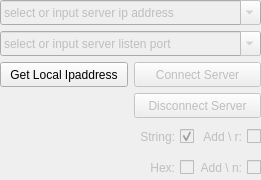
<?xml version="1.0" encoding="UTF-8"?>
<ui version="4.0">
 <class>ModuleA</class>
 <widget class="QFrame" name="ModuleA">
  <property name="geometry">
   <rect>
    <x>0</x>
    <y>0</y>
    <width>261</width>
    <height>180</height>
   </rect>
  </property>
  <property name="windowTitle">
   <string>Frame</string>
  </property>
  <layout class="QGridLayout" name="gridLayout" columnstretch="1,1,1,1">
   <property name="leftMargin">
    <number>0</number>
   </property>
   <property name="topMargin">
    <number>0</number>
   </property>
   <property name="rightMargin">
    <number>0</number>
   </property>
   <property name="bottomMargin">
    <number>0</number>
   </property>
   <item row="4" column="3">
    <widget class="QCheckBox" name="checkBox_1">
     <property name="enabled">
      <bool>false</bool>
     </property>
     <property name="sizePolicy">
      <sizepolicy hsizetype="Minimum" vsizetype="Minimum">
       <horstretch>0</horstretch>
       <verstretch>0</verstretch>
      </sizepolicy>
     </property>
     <property name="minimumSize">
      <size>
       <width>25</width>
       <height>25</height>
      </size>
     </property>
     <property name="maximumSize">
      <size>
       <width>300</width>
       <height>25</height>
      </size>
     </property>
     <property name="layoutDirection">
      <enum>Qt::RightToLeft</enum>
     </property>
     <property name="text">
      <string>Add \ r:</string>
     </property>
    </widget>
   </item>
   <item row="0" column="0" colspan="4">
    <widget class="QComboBox" name="comboBox">
     <property name="enabled">
      <bool>false</bool>
     </property>
     <property name="minimumSize">
      <size>
       <width>80</width>
       <height>25</height>
      </size>
     </property>
     <property name="maximumSize">
      <size>
       <width>500</width>
       <height>25</height>
      </size>
     </property>
     <property name="editable">
      <bool>true</bool>
     </property>
     <item>
      <property name="text">
       <string>select or input server ip address</string>
      </property>
     </item>
    </widget>
   </item>
   <item row="5" column="3">
    <widget class="QCheckBox" name="checkBox_2">
     <property name="enabled">
      <bool>false</bool>
     </property>
     <property name="sizePolicy">
      <sizepolicy hsizetype="Minimum" vsizetype="Minimum">
       <horstretch>0</horstretch>
       <verstretch>0</verstretch>
      </sizepolicy>
     </property>
     <property name="minimumSize">
      <size>
       <width>25</width>
       <height>25</height>
      </size>
     </property>
     <property name="maximumSize">
      <size>
       <width>300</width>
       <height>25</height>
      </size>
     </property>
     <property name="layoutDirection">
      <enum>Qt::RightToLeft</enum>
     </property>
     <property name="text">
      <string>Add \ n:</string>
     </property>
    </widget>
   </item>
   <item row="1" column="0" colspan="4">
    <widget class="QComboBox" name="comboBox_2">
     <property name="enabled">
      <bool>false</bool>
     </property>
     <property name="sizePolicy">
      <sizepolicy hsizetype="Minimum" vsizetype="Minimum">
       <horstretch>0</horstretch>
       <verstretch>0</verstretch>
      </sizepolicy>
     </property>
     <property name="minimumSize">
      <size>
       <width>80</width>
       <height>25</height>
      </size>
     </property>
     <property name="maximumSize">
      <size>
       <width>500</width>
       <height>25</height>
      </size>
     </property>
     <property name="editable">
      <bool>true</bool>
     </property>
     <item>
      <property name="text">
       <string>select or input server listen port</string>
      </property>
     </item>
     <item>
      <property name="text">
       <string>6666</string>
      </property>
     </item>
     <item>
      <property name="text">
       <string>8888</string>
      </property>
     </item>
    </widget>
   </item>
   <item row="5" column="2">
    <widget class="QCheckBox" name="checkBox_4">
     <property name="enabled">
      <bool>false</bool>
     </property>
     <property name="sizePolicy">
      <sizepolicy hsizetype="Minimum" vsizetype="Minimum">
       <horstretch>0</horstretch>
       <verstretch>0</verstretch>
      </sizepolicy>
     </property>
     <property name="minimumSize">
      <size>
       <width>25</width>
       <height>25</height>
      </size>
     </property>
     <property name="maximumSize">
      <size>
       <width>300</width>
       <height>25</height>
      </size>
     </property>
     <property name="layoutDirection">
      <enum>Qt::RightToLeft</enum>
     </property>
     <property name="text">
      <string>Hex:</string>
     </property>
    </widget>
   </item>
   <item row="3" column="2" colspan="2">
    <widget class="QPushButton" name="pushButton_38">
     <property name="enabled">
      <bool>false</bool>
     </property>
     <property name="sizePolicy">
      <sizepolicy hsizetype="Minimum" vsizetype="Minimum">
       <horstretch>0</horstretch>
       <verstretch>0</verstretch>
      </sizepolicy>
     </property>
     <property name="minimumSize">
      <size>
       <width>80</width>
       <height>25</height>
      </size>
     </property>
     <property name="maximumSize">
      <size>
       <width>500</width>
       <height>25</height>
      </size>
     </property>
     <property name="text">
      <string>Disconnect Server</string>
     </property>
    </widget>
   </item>
   <item row="2" column="2" colspan="2">
    <widget class="QPushButton" name="pushButton_37">
     <property name="enabled">
      <bool>false</bool>
     </property>
     <property name="sizePolicy">
      <sizepolicy hsizetype="Minimum" vsizetype="Minimum">
       <horstretch>0</horstretch>
       <verstretch>0</verstretch>
      </sizepolicy>
     </property>
     <property name="minimumSize">
      <size>
       <width>80</width>
       <height>25</height>
      </size>
     </property>
     <property name="maximumSize">
      <size>
       <width>500</width>
       <height>25</height>
      </size>
     </property>
     <property name="text">
      <string>Connect Server</string>
     </property>
    </widget>
   </item>
   <item row="4" column="2">
    <widget class="QCheckBox" name="checkBox_3">
     <property name="enabled">
      <bool>false</bool>
     </property>
     <property name="sizePolicy">
      <sizepolicy hsizetype="Minimum" vsizetype="Minimum">
       <horstretch>0</horstretch>
       <verstretch>0</verstretch>
      </sizepolicy>
     </property>
     <property name="minimumSize">
      <size>
       <width>25</width>
       <height>25</height>
      </size>
     </property>
     <property name="maximumSize">
      <size>
       <width>300</width>
       <height>25</height>
      </size>
     </property>
     <property name="layoutDirection">
      <enum>Qt::RightToLeft</enum>
     </property>
     <property name="text">
      <string>String:</string>
     </property>
     <property name="checked">
      <bool>true</bool>
     </property>
    </widget>
   </item>
   <item row="2" column="0" colspan="2">
    <widget class="QPushButton" name="pushButton">
     <property name="sizePolicy">
      <sizepolicy hsizetype="Minimum" vsizetype="Minimum">
       <horstretch>0</horstretch>
       <verstretch>0</verstretch>
      </sizepolicy>
     </property>
     <property name="minimumSize">
      <size>
       <width>80</width>
       <height>25</height>
      </size>
     </property>
     <property name="maximumSize">
      <size>
       <width>500</width>
       <height>25</height>
      </size>
     </property>
     <property name="text">
      <string>Get Local Ipaddress</string>
     </property>
    </widget>
   </item>
  </layout>
 </widget>
 <resources/>
 <connections/>
</ui>
